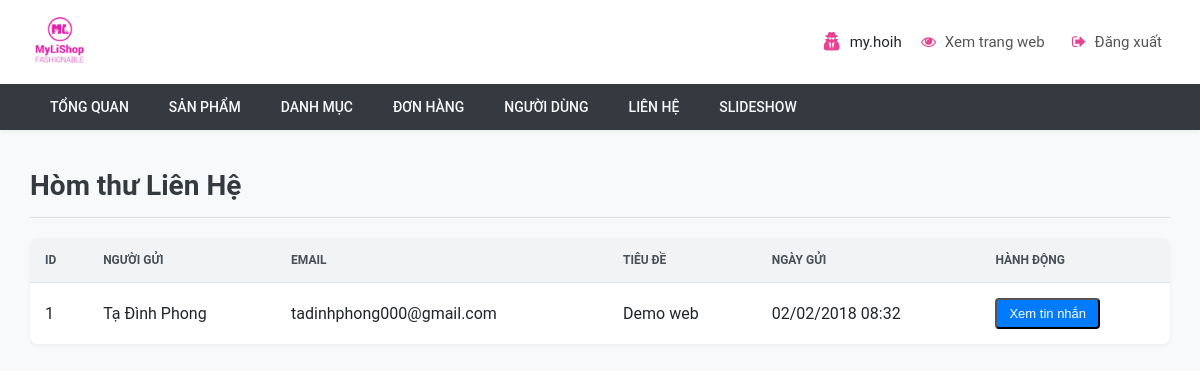
Screenshot of /php/admin/contacts.php (signed in) with the database file from the repository.
### tables this page shows
CREATE TABLE `contacts` (
    `id` int(11) NOT NULL,
    `name` varchar(50) NOT NULL,
    `email` varchar(50) NOT NULL,
    `title` varchar(50) DEFAULT NULL,
    `contents` text,
    `created` datetime DEFAULT NULL,
    `status` int(11) NOT NULL DEFAULT '0'
);

### php/admin/contacts.php (the view, shortened to what this page needs)
<?php
require_once('header.php');
require_once('../model/connect.php');
?>
<div class="contacts__container">
    <h1 class="contacts__header">Hòm thư Liên Hệ</h1>
    <table class="contacts__table">
        <thead>
            <tr>
                <th>ID</th>
                <th>Người Gửi</th>
                <th>Email</th>
                <th>Tiêu Đề</th>
                <th>Ngày Gửi</th>
                <th class="contacts__table-actions">Hành động</th>
            </tr>
        </thead>
        <tbody>
            <?php
            $sql = "SELECT id, name, email, title, contents, created FROM contacts ORDER BY created DESC";
            $result = mysqli_query($conn, $sql);
            if ($result && mysqli_num_rows($result) > 0) {
                while ($row = mysqli_fetch_assoc($result)) {
            ?>
                    <tr>
                        <td><?php echo $row['id']; ?></td>
                        <td><?php echo htmlspecialchars($row['name']); ?></td>
                        <td><?php echo htmlspecialchars($row['email']); ?></td>
                        <td><?php echo htmlspecialchars($row['title']); ?></td>
                        <td><?php echo date("d/m/Y H:i", strtotime($row['created'])); ?></td>
                        <td class="contacts__table-actions">
                            <button class="contacts__action-link js-view-contact"
                                    data-title="<?php echo htmlspecialchars($row['title']); ?>"
                                    data-content="<?php echo htmlspecialchars($row['contents']); ?>"
                                    title="Xem chi tiết">
                                Xem tin nhắn
                            </button>
                        </td>
                    </tr>
            <?php
                }
            } else {
                echo "<tr><td colspan='6' style='text-align:center;'>Chưa có tin nhắn liên hệ nào.</td></tr>";
            }
            ?>
        </tbody>
    </table>
</div>

### css/admin.css (style rules this page uses)
*, *::before, *::after { box-sizing: border-box; }
body { font-family: "Roboto", sans-serif; background-color: #f8f9fa; color: #212529; margin: 0; }
.users__container, .orders__container, .contacts__container { padding: 20px 30px; }
.users__header, .orders__header, .contacts__header { font-size: 28px; font-weight: 700; margin-bottom: 20px; border-bottom: 1px solid #dee2e6; padding-bottom: 15px; color: #343a40; }
.users__table, .orders__table, .contacts__table { width: 100%; border-collapse: collapse; background-color: #fff; box-shadow: 0 2px 4px rgba(0, 0, 0, 0.05); border-radius: 8px; overflow: hidden; }
.users__table th, .users__table td, .orders__table th, .orders__table td, .contacts__table th, .contacts__table td { padding: 15px; text-align: left; border-bottom: 1px solid #dee2e6; vertical-align: middle; }
.users__table th, .orders__table th, .contacts__table th { background-color: #f1f3f5; font-weight: 600; text-transform: uppercase; font-size: 12px; color: #495057; }
.users__table tbody tr:last-child td, .orders__table tbody tr:last-child td, .contacts__table tbody tr:last-child td { border-bottom: none; }
.users__table-actions, .orders__table-actions, .contacts__table-actions { text-align: center; }
.orders__action-link, .contacts__action-link { padding: 6px 12px; border-radius: 4px; background-color: #007bff; color: #fff; font-weight: 500; text-decoration: none; font-size: 13px; transition: background-color 0.3s ease; }

### rows the page displays
contacts: id "1", name "Tạ Đình Phong", email "tadinhphong000@gmail.com", title "Demo web", created "02/02/2018 08:32"

### other values shown
$_SESSION['admin_username'] "my.hoih"
